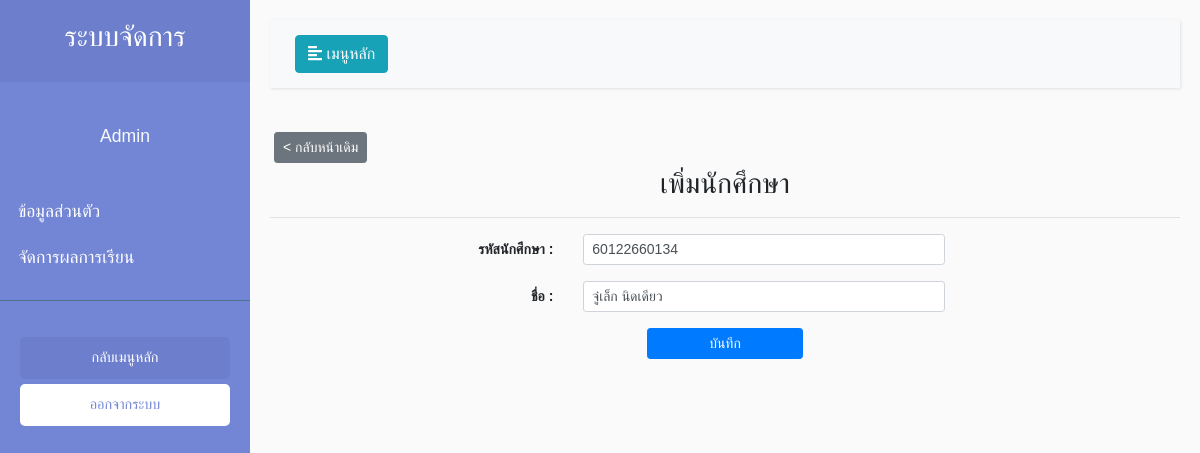
The app's page /view/managerStudent/EditStudent.php?Std_Code=1, older data.
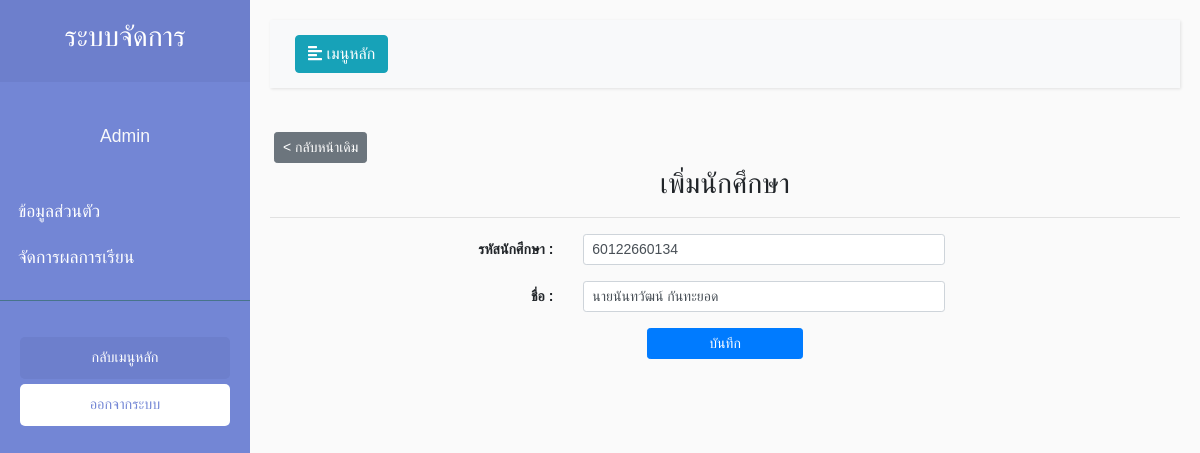
The same page, newer data.
### tables this page shows
CREATE TABLE `student_tb` (
  `std_id` int(11) NOT NULL,
  `std_code` varchar(255) NOT NULL,
  `std_name` varchar(255) NOT NULL
);

### view/managerStudent/EditStudent.php (the view, shortened to what this page needs)
<?php
include_once('../../model/connect.php');error_reporting(0);
if($_SESSION['Type_id'] == 2){
    $sql ="SELECT * FROM `teacher_tb` WHERE `tc_code` = '".$_SESSION['id']."'";
    $query = $conn->query($sql);
    $result = $query -> FETCH_ASSOC();
    $name = $result['tc_name'];
    $code = $result['tc_code'];
    $date = $result['tc_date'];
}
else{
    $name = 'Admin';
}
$id = $_GET['Std_Code'];
$sql ="SELECT * FROM `student_tb` WHERE `std_id` = '".$id."'";
    $query = $conn->query($sql);
    $result = $query -> FETCH_ASSOC();
?>
<!DOCTYPE html>
<html>
<head>
    <link rel="stylesheet" href="https://stackpath.bootstrapcdn.com/bootstrap/4.1.0/css/bootstrap.min.css"
>
    <link rel="stylesheet" href="../../style/Style.css">
</head>
<body class="setfont">
    <div class="wrapper">
        <nav id="sidebar">
            <div class="sidebar-header">
                <h3 class="text-center">ระบบจัดการ</h3>
            </div>
            <p class="text-center text-light mt-3 setfont"><?php echo $name; ?> </p>
            <ul class="list-unstyled components pl-2">
            <?php if($_SESSION['Type_id'] == 1){ ?>
                <li>
                    <a href="../main/Main.php">ข้อมูลส่วนตัว</a>
                </li>
                <li>
                    <a href="../managerPersonnel/ManagerPersonnel.php">จัดการบุคลากร</a>
                </li>
                <li>
                    <a href="../managerSubject/ManagerSubject.php">จัดการรายวิชา</a>
                </li>
                <li>
                    <a href="../managerStudent/ManagerStudent.php">จัดการนักศึกษา</a>
                </li>
                <li>
                    <a href="../managerProgram/Program.php">จัดการแผนการเรียน</a>
                </li>
                <li>
                    <a href="../register/Register.php">ลงทะเบียน</a>
                </li>
            <?php } else{?>
                <li>
                    <a href="">ข้อมูลส่วนตัว</a>
                </li>
                <li>
                    <a href="../setScore/SubjectList.php">จัดการผลการเรียน</a>
                </li>
            <?php } ?>
            </ul>
            <ul class="list-unstyled CTAs">
                <li>
                    <a href="../../index.php" class="article">กลับเมนูหลัก</a>
                </li>
                <li>
                    <a href="../../control/logout/Logout.php" class="download">ออกจากระบบ</a>
                </li>
            </ul>
        </nav>
        <div id="content">
        <nav class="navbar navbar-expand-lg navbar-light bg-light">
                <div class="container-fluid">
                    <button type="button" id="sidebarCollapse" class="btn btn-info">
                        <i class="fas fa-align-left"></i>
                        <span>เมนูหลัก</span>
                    </button>
                </div>
            </nav>
            <a class="btn btn-sm btn-secondary m-1" href="./ManagerStudent.php"> < กลับหน้าเดิม</a>
            <h3 class="text-center">เพิ่มนักศึกษา</h3>
            <hr>
            <form id="myform" name='myform' method="POST" action="../../control/student/EditStudent.php">
                <div class="form-group row">
                    <label for="txtcode"
                        class="col-sm-4 text-right col-form-label col-form-label-sm font-weight-bold">รหัสนักศึกษา : </label>
                    <div class="col-sm-5">
                        <input type="text" name="txtcode" class="form-control form-control-sm" id="txtcode" value="<?php echo $result['std_code']; ?>" required></div>
                </div>
                <div class="form-group row">
                    <label for="txtname"
                        class="col-sm-4 text-right col-form-label col-form-label-sm font-weight-bold">ชื่อ : </label>
                    <div class="col-sm-5">
                        <input type="text" name="txtname" class="form-control form-control-sm" id="txtname" value="<?php echo $result['std_name']; ?>" required>
                        </div>
                    </div>
            <div class="row">
                <button class="btn btn-sm btn-primary mx-auto col-2" >บันทึก</button>
            </div>
        </div>
</body>
</html>

Row changes from the older to the newer data that the page shows:
changed student_tb: txtname "จู๋เล็ก นิดเดียว" → "นายนันทวัฒน์ กันทะยอด"
